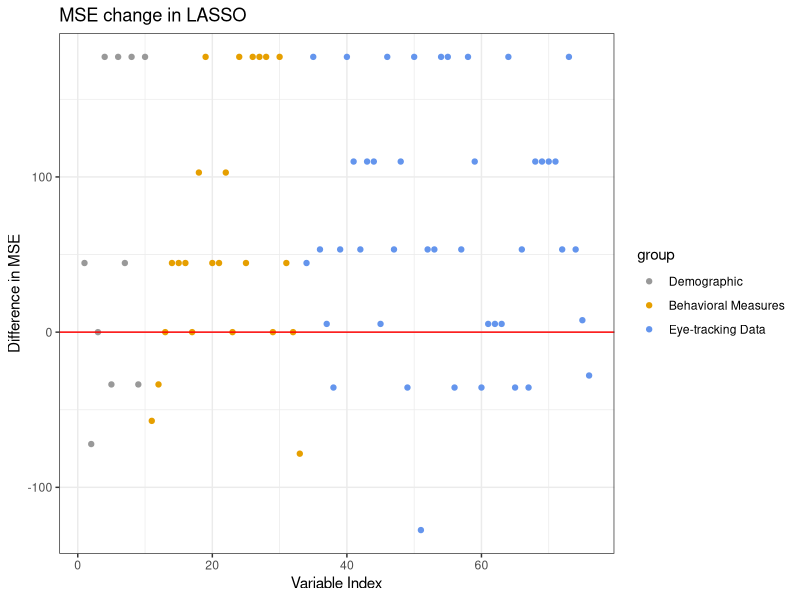
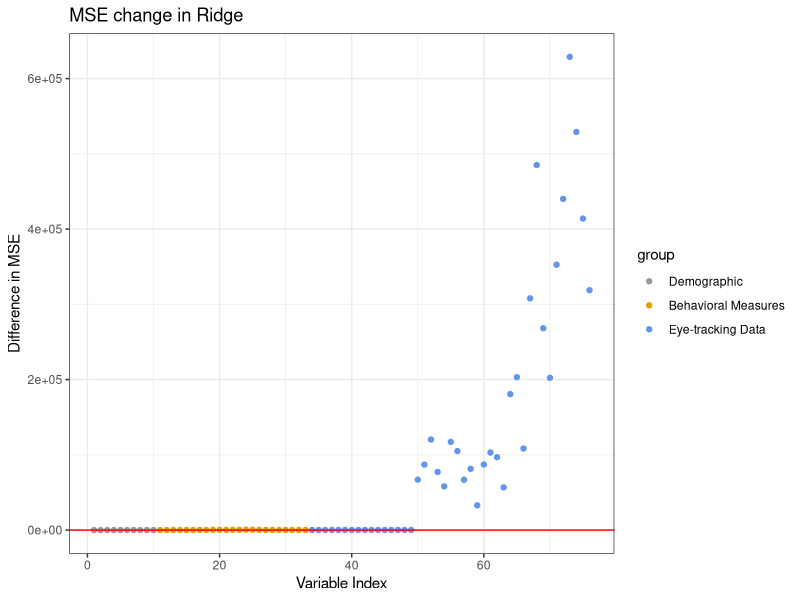
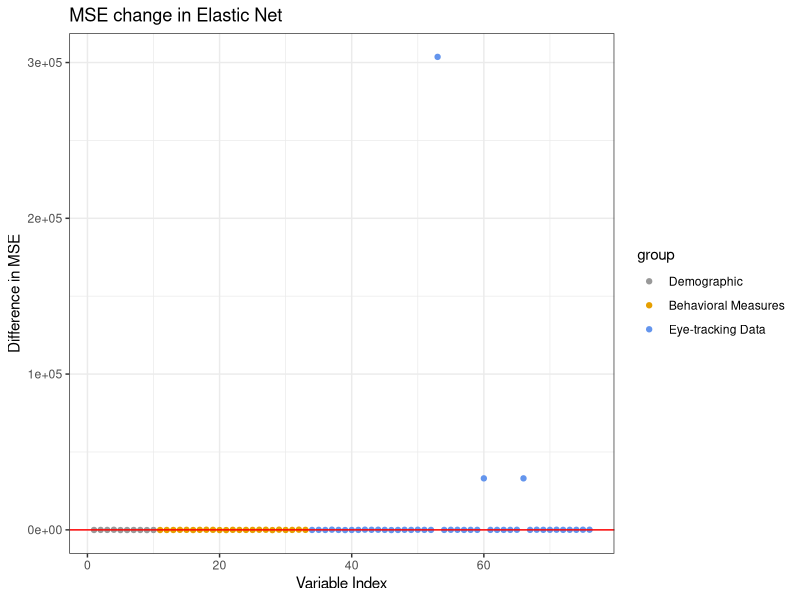

Write R code to recreate these figures, in order.
## ---- chunk 1
library(glmnet)
## ---- chunk 2
eyegaze <- read.csv("Eyetracking_Data.csv",na.string=c("999","999.00","#NULL!"),stringsAsFactors = FALSE)
eyegaze <- na.omit(eyegaze)
eyegaze$ID <- NULL
eyegaze$DOT <- NULL
eyegaze$DOB <- NULL
eyegaze$Comp_E_Percent <- NULL
eyegaze$Comp_E_Total <- NULL
eyegaze$Comp_Percent <- NULL
eyegaze$Comp_Total <- NULL
eyegaze$Comp_S_Total <- NULL
eyegaze$Comp_S_Percent <- NULL
## ---- chunk 3
set.seed(100)
train.index <- sample(1:nrow(eyegaze), 0.7*nrow(eyegaze))
train <- eyegaze[train.index, ]
test <- eyegaze [-train.index, ]

x <- model.matrix(CompDiff~., train)[,-1]
y <- train$CompDiff

x.test <- model.matrix(CompDiff~., test)[,-1]
y.test <- test$CompDiff

fit.lasso <- glmnet(x, y,family="gaussian", alpha=1)
fit.ridge <- glmnet(x, y,family="gaussian", alpha=0)
fit.elnet <- glmnet(x, y,family="gaussian", alpha=.5)

## ---- chunk 4
xs = list()
for (i in 1:77){
  if(i != 33){
    xs[[i]] <- model.matrix(CompDiff~., train[,-i])[,-1]
  }
}


xs.test = list()
for (i in 1:77){
  if(i != 33){
    xs.test[[i]] <- model.matrix(CompDiff~., test[,-i])[,-1]
  }
}

mse.lasso <- list()
mse.ridge <- list()
mse.elnet <- list()

for (i in 1:77){
  if(i != 33){
    fit.lasso.xs <- cv.glmnet(xs[[1]], y, type.measure="mse", alpha=1, 
                            family="gaussian")
    fit.ridge.xs <- cv.glmnet(xs[[1]], y, type.measure="mse", alpha=0, 
                            family="gaussian")
    fit.elnet.xs <- cv.glmnet(xs[[1]], y, type.measure="mse", alpha=0.5, 
                            family="gaussian")
    yhat.lasso <- predict(fit.lasso.xs, s=fit.lasso.xs$lambda.1se, newx=xs.test[[i]])
    yhat.ridge <- predict(fit.ridge.xs, s=fit.ridge.xs$lambda.1se, newx=xs.test[[i]])
    yhat.elnet <- predict(fit.elnet.xs, s=fit.elnet.xs$lambda.1se, newx=xs.test[[i]])
    mse.lasso[[i]] <- mean((y.test - yhat.lasso)^2)
    mse.ridge[[i]] <- mean((y.test - yhat.ridge)^2)
    mse.elnet[[i]] <- mean((y.test - yhat.elnet)^2)
  }
}

## ---- chunk 5
fit.lasso.cv <- cv.glmnet(x, y, type.measure="mse", alpha=1, 
                          family="gaussian")
fit.ridge.cv <- cv.glmnet(x, y, type.measure="mse", alpha=0,
                          family="gaussian")
fit.elnet.cv <- cv.glmnet(x, y, type.measure="mse", alpha=.5,
                          family="gaussian")
yhat.lasso.normal <- predict(fit.lasso.cv, s=fit.lasso.cv$lambda.1se, newx=x.test)
yhat.ridge.normal <- predict(fit.ridge.cv, s=fit.ridge.cv$lambda.1se, newx=x.test)
yhat.elnet.normal <- predict(fit.elnet.cv, s=fit.elnet.cv$lambda.1se, newx=x.test)
mse.lasso.normal <- mean((y.test - yhat.lasso.normal)^2)
mse.ridge.normal <- mean((y.test - yhat.ridge.normal)^2)
mse.elnet.normal <- mean((y.test - yhat.elnet.normal)^2)
## ---- chunk 6
dim(x)
## ---- chunk 7
lasso.diff <- unlist(mse.lasso) - mse.lasso.normal
ridge.diff <- unlist(mse.ridge) - mse.ridge.normal
elnet.diff <- unlist(mse.elnet) - mse.elnet.normal
## ---- chunk 8
head(eyegaze)
## ---- chunk 9
library(ggplot2)
library(dplyr)
idx = seq(1, 76, 1)
lasso.data <- data.frame(lasso.diff,idx)
lasso.data <- lasso.data %>% mutate(group = cut(idx, c(0, 10, 33, Inf),
                                    labels = c("Demographic", "Behavioral Measures", "Eye-tracking Data")))
ggplot(lasso.data, aes(y = lasso.diff, x = idx, color = group)) + 
  geom_point() +
  geom_hline(yintercept = 0, col = "red") +
  theme_bw() + 
  labs(title = "MSE change in LASSO",
       x = "Variable Index",
       y = "Difference in MSE") +
  scale_color_manual(values = c("#999999", "#E69F00", "cornflowerblue"))
## ---- chunk 10
idx = seq(1, 76, 1)
ridge.data <- data.frame(ridge.diff,idx)
ridge.data <- ridge.data %>% mutate(group = cut(idx, c(0, 10, 33, Inf),
                                    labels = c("Demographic", "Behavioral Measures", "Eye-tracking Data")))
ggplot(ridge.data, aes(y = ridge.diff, x = idx, color = group)) + 
  geom_point() +
  geom_hline(yintercept = 0, col = "red") +
  theme_bw() + 
  labs(title = "MSE change in Ridge",
       x = "Variable Index",
       y = "Difference in MSE") +
  scale_color_manual(values = c("#999999", "#E69F00", "cornflowerblue"))
## ---- chunk 11
idx = seq(1, 76, 1)
elnet.data <- data.frame(elnet.diff,idx)
elnet.data <- elnet.data %>% mutate(group = cut(idx, c(0, 10, 33, Inf),
                                    labels = c("Demographic", "Behavioral Measures", "Eye-tracking Data")))
ggplot(elnet.data, aes(y = elnet.diff, x = idx, color = group)) + 
  geom_point() +
  geom_hline(yintercept = 0, col = "red") +
  theme_bw() + 
  labs(title = "MSE change in Elastic Net",
       x = "Variable Index",
       y = "Difference in MSE") +
  scale_color_manual(values = c("#999999", "#E69F00", "cornflowerblue"))
